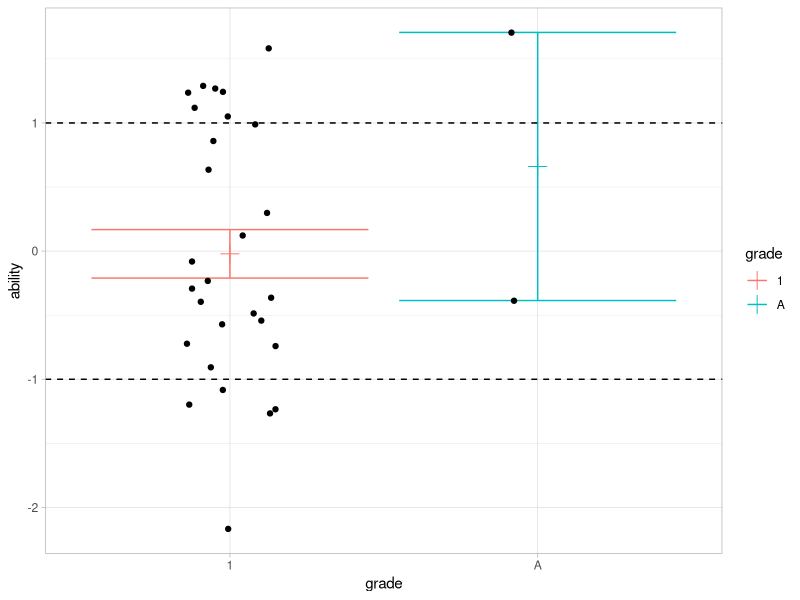

This chart was generated by the following R code:
## ---- chunk 1
library(tidyverse)
library(knitr)
set.seed(20190401)
## ---- chunk 2

nKids <- 30 # class size

kids <- data.frame(id = 1:nKids,
                   ability = rnorm(nKids),
                   performance = rnorm(nKids),
                   grade = "A")

# correlate abilty and performance
kids$performance <- kids$performance + .3 * kids$ability

# assign grades
levels(kids$grade) <- LETTERS[1:3]
kids$grade[kids$performance < 1] <- factor("B")
kids$grade[kids$performance < -1] <- factor("C")

grades <- table(kids$grade)
grades
## ---- chunk 3
grades <- rbind(grades, table(kids$grade) / nKids)
grades <- as.data.frame(t(grades))
colnames(grades) <- c("n", "p")
grades
## ---- chunk 4
grades <- cbind(grades, data.frame(s = -log(grades$p)))
grades
## ---- chunk 5
mean(grades$s)
## ---- chunk 6
sum(grades$s * grades$p)
## ---- chunk 7
grades$sb <- -log2(grades$p)
sum(grades$sb * grades$p)
## ---- chunk 8

ggplot(kids, aes(x = grade, y = ability, color = grade)) + 
  stat_summary(geom = "point", fun.y = mean, size = 4, shape = 3) +
  stat_summary(geom = "errorbar", fun.data = mean_se) +
  geom_point(position = position_jitter(.15), color = "black") +
  geom_hline(yintercept = -1, linetype = "dashed") +
  geom_hline(yintercept = 1, linetype = "dashed") +
  theme_light()

